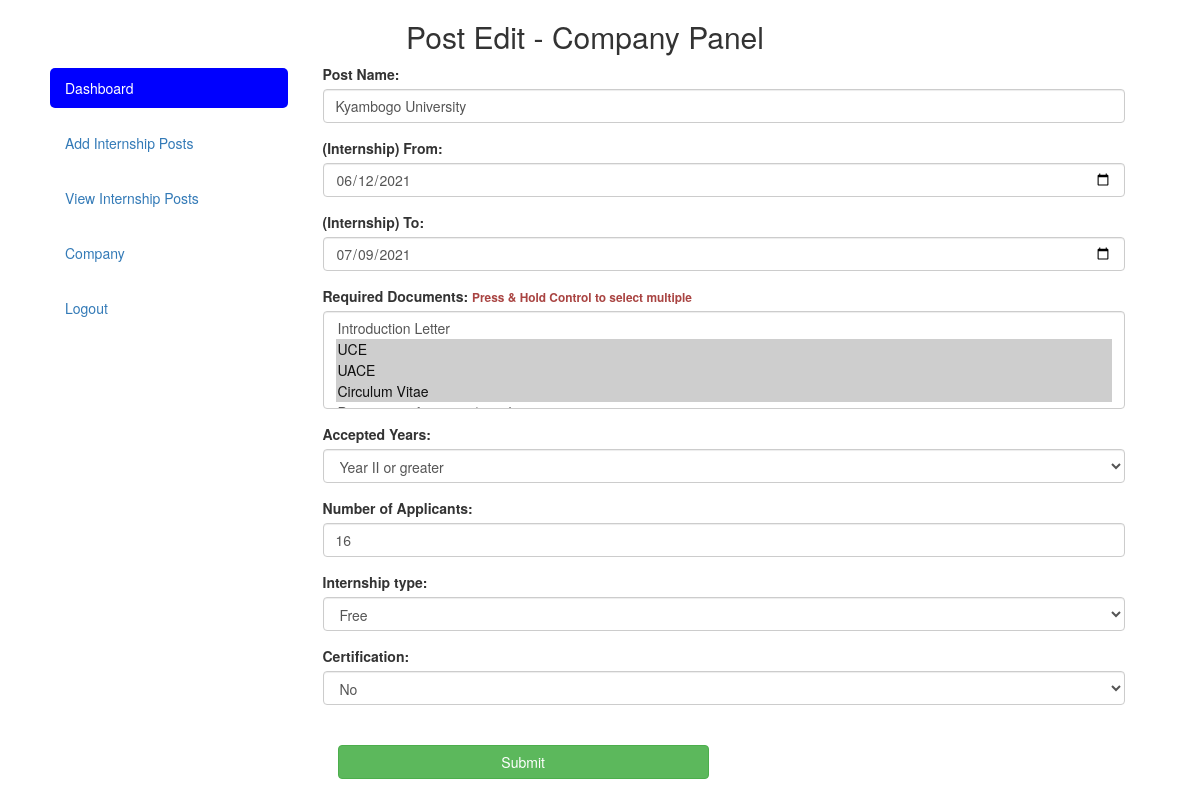
The page /company/post-edit.php?po=KYA7963 (signed in) on the database its author committed.
### tables this page shows
CREATE TABLE `posts` (
  `id` int(11) NOT NULL,
  `postID` varchar(30) NOT NULL,
  `name` varchar(300) NOT NULL,
  `CID` varchar(30) NOT NULL,
  `start` varchar(15) NOT NULL,
  `end` varchar(15) NOT NULL,
  `applied` int(11) NOT NULL,
  `ac_years` varchar(50) NOT NULL,
  `docs` varchar(300) NOT NULL,
  `applicants` int(11) NOT NULL,
  `intern_type` varchar(50) NOT NULL,
  `certification` varchar(10) NOT NULL,
  `submitteddate` varchar(30) NOT NULL,
  `updated` timestamp(6) NOT NULL DEFAULT CURRENT_TIMESTAMP(6),
  `deleted` varchar(5) NOT NULL,
  `deleteddate` varchar(30) NOT NULL
);

### company/post-edit.php (the view, shortened to what this page needs)
<?php include 'comp/header.php'; ?>
 <?php
      include 'conn/conn.php';
        $postID = $_REQUEST['po'];
        $po_info = $conn->query("SELECT * FROM posts WHERE postID = '$postID' LIMIT 1")->fetch_assoc();
     ?>
      <div class="col-md-9">
        <form method="POST">
          <div class="text-center col-md-12"><?php echo $error; ?></div>
            <div class="form-group">
              <label for="email">Post Name:</label>
              <input type="text" class="form-control" placeholder="Enter post name" value="<?php echo $po_info['name']; ?>" name="name"required="">
            </div>
            <div class="form-group">
              <label for="email">(Internship) From:</label>
              <input type="date" class="form-control" min="<?php echo date('Y-m-d'); ?>" value="<?php echo $po_info['start']; ?>" name="start" required="">
            </div>
            <div class="form-group">
              <label for="date">(Internship) To:</label>
              <input type="date" class="form-control" id="phone" min="<?php echo date('Y-m-d'); ?>" value="<?php echo $po_info['end']; ?>" name="end" required="">
            </div>
            <div class="form-group">
              <label for="pwd">Required Documents: <small class="text-danger">Press & Hold Control to select multiple</small></label>
              <?php $db_docs_arr = explode(",", $po_info['docs']); ?>
              <select name="docs[]" multiple required class="form-control">
                <option value="Introduction Letter" <?php if(in_array("Introduction Letter", $db_docs_arr)){echo "selected";} ?>>Introduction Letter</option>
                <option value="UCE" <?php if(in_array("UCE", $db_docs_arr)){echo "selected";} ?>>UCE</option>
                <option value="UACE" <?php if(in_array("UACE", $db_docs_arr)){echo "selected";} ?>>UACE</option>
                <option value="Circulum Vitae" <?php if(in_array("Circulum Vitae", $db_docs_arr)){echo "selected";} ?>>Circulum Vitae</option>
                <option value="Previous perfomance / results" <?php if(in_array("Previous perfomance / results", $db_docs_arr)){echo "selected";} ?>>Previous perfomance / results</option>
              </select>
            </div>
            <div class="form-group">
              <label for="pwd">Accepted Years:</label>
              <select name="ac_years" required class="form-control">
                <option value="<?php echo $po_info['ac_years']; ?>" selected><?php echo $po_info['ac_years']; ?></option>
              </select>
            </div>
            <div class="form-group">
              <label for="date">Number of Applicants:</label>
              <input type="number" class="form-control" min="1" value="<?php echo $po_info['applicants']; ?>" name="applicants" placeholder="Enter number of applicants" required="">
            </div>
            <div class="form-group">
              <label for="pwd">Internship type:</label>
              <select name="intern_type" required class="form-control">
                <option value="<?php echo $po_info['intern_type']; ?>" selected><?php echo $po_info['intern_type']; ?></option>
              </select>
            </div>
            <div class="form-group">
              <label for="pwd">Certification:</label>
              <select name="certification" required class="form-control">
                <option value="<?php echo $po_info['certification']; ?>" selected><?php echo $po_info['certification']; ?></option>
              </select>
            </div>
            <div class="form-group col-md-6 pt-4">
              <label for="inputCity">&nbsp;</label><br>
              <button type="submit" class="btn btn-success btn-block" name="update-post">Submit</button>
            </div>
        </form>
      </div>
    </div>
  </div>
  </body>
</html>

### rows shown on the page
posts: name "Kyambogo University", start "06/12/2021", end "07/09/2021", docs "Introduction Letter / UCE ☑ / UACE ☑ / Circulum Vitae ☑", ac_years "Year II or greater", applicants "16", intern_type "Free", certification "No"

### other values the page prints
$title "Post Edit"
